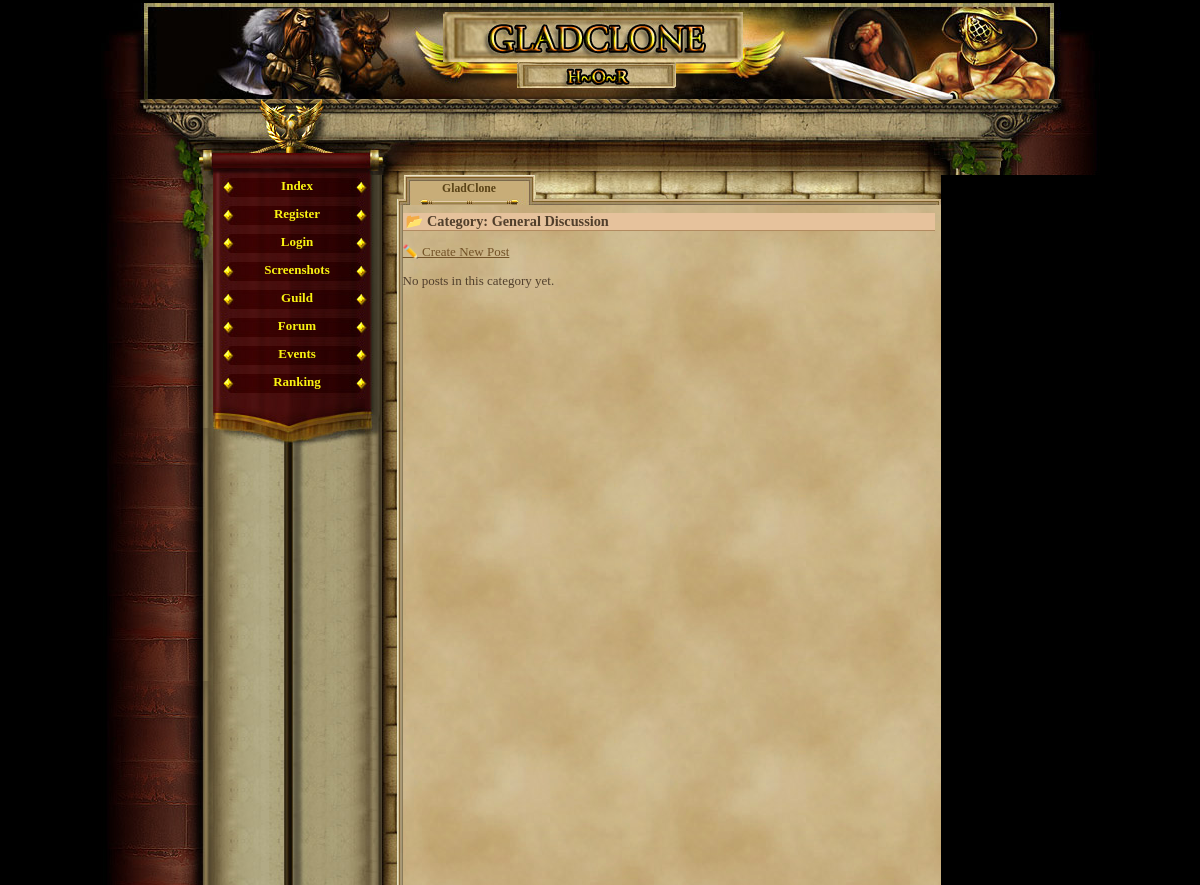
Page /forum_category_view.php?id=1 (signed in) on the earlier database version.
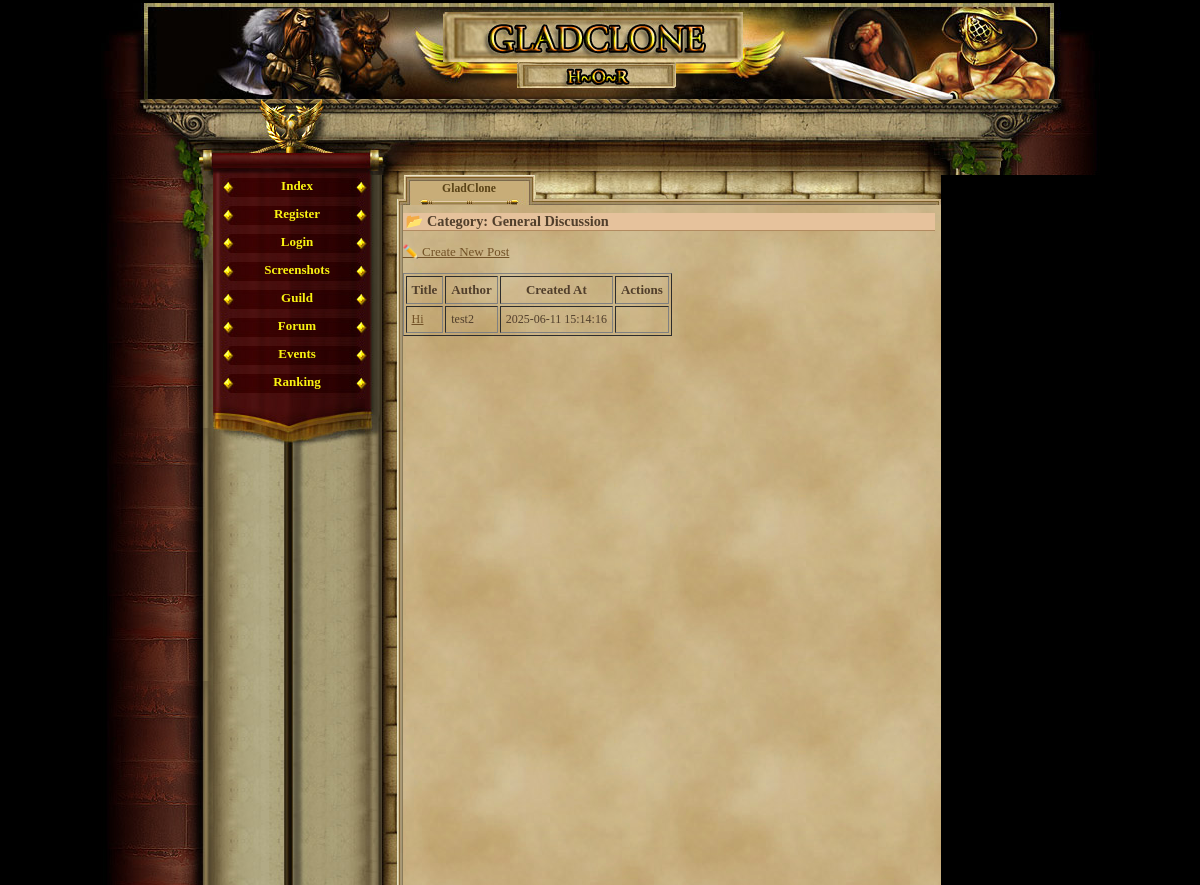
Same page on the later database version.
### tables this page shows
CREATE TABLE `forum_posts` (
  `id` int(11) NOT NULL AUTO_INCREMENT,
  `category_id` int(11) NOT NULL,
  `user_id` int(11) NOT NULL,
  `title` varchar(255) NOT NULL,
  `content` text NOT NULL,
  `created_at` datetime DEFAULT CURRENT_TIMESTAMP,
  `updated_at` datetime DEFAULT CURRENT_TIMESTAMP ON UPDATE CURRENT_TIMESTAMP,
  `is_pinned` tinyint(1) DEFAULT '0',
  `is_locked` tinyint(1) DEFAULT '0',
  PRIMARY KEY (`id`),
  KEY `category_id` (`category_id`),
  KEY `user_id` (`user_id`),
  CONSTRAINT `forum_posts_ibfk_1` FOREIGN KEY (`category_id`) REFERENCES `forum_categories` (`id`),
  CONSTRAINT `forum_posts_ibfk_2` FOREIGN KEY (`user_id`) REFERENCES `gracze` (`id`)
);

CREATE TABLE `gracze` (
  `id` int(11) NOT NULL AUTO_INCREMENT,
  `gracz` int(11) NOT NULL DEFAULT '0',
  `login` varchar(24) NOT NULL,
  `haslo` varchar(40) NOT NULL,
  `email` varchar(40) NOT NULL,
  `plec` tinyint(4) NOT NULL DEFAULT '0',
  `avatar` tinyint(4) NOT NULL DEFAULT '1',
  `pregunta` text NOT NULL,
  `respuesta` text NOT NULL,
  `rank` int(1) NOT NULL DEFAULT '1',
  `nivel` int(1) NOT NULL DEFAULT '1',
  `exp` int(1) NOT NULL DEFAULT '0',
  `exp_max` int(1) NOT NULL DEFAULT '10',
  `honor` int(1) NOT NULL DEFAULT '0',
  `fama` int(1) NOT NULL DEFAULT '0',
  `victorias` int(1) NOT NULL DEFAULT '0',
  `perdidas` int(1) NOT NULL DEFAULT '0',
  `oro_robado` int(1) NOT NULL DEFAULT '0',
  `oro_perdido` int(1) NOT NULL DEFAULT '0',
  `atak` int(5) NOT NULL DEFAULT '0',
  `obrona` int(3) NOT NULL DEFAULT '0',
  `sila` int(1) NOT NULL DEFAULT '5',
  `sila_i` int(1) NOT NULL DEFAULT '0',
  `sila_max` int(1) NOT NULL DEFAULT '10',
  `zrecznosc` int(1) NOT NULL DEFAULT '5',
  `zrecznosc_i` int(1) NOT NULL DEFAULT '0',
  `zrecznosc_max` int(1) NOT NULL DEFAULT '10',
  `wyrzymalosc` int(1) NOT NULL DEFAULT '5',
  `wyrzymalosc_i` int(1) NOT NULL DEFAULT '0',
  `wyrzymalosc_max` int(1) NOT NULL DEFAULT '10',
  `constitucion` int(1) NOT NULL DEFAULT '5',
  `constitucion_i` int(1) NOT NULL DEFAULT '0',
  `constitucion_max` int(1) NOT NULL DEFAULT '10',
  `carisma` int(1) NOT NULL DEFAULT '5',
  `carisma_i` int(1) NOT NULL DEFAULT '0',
  `carisma_max` int(1) NOT NULL DEFAULT '10',
  `inteligencja` int(1) NOT NULL DEFAULT '5',
  `inteligencja_i` int(1) NOT NULL DEFAULT '0',
  `inteligencja_max` int(1) NOT NULL DEFAULT '10',
  `mdchance` int(1) NOT NULL DEFAULT '0',
  `dhchance` int(1) NOT NULL DEFAULT '0',
  `ctchance` int(1) NOT NULL DEFAULT '0',
  `zycie` int(100) NOT NULL DEFAULT '100',
  `zycie_max` int(100) NOT NULL DEFAULT '100',
  `obrazenia_min` int(1) NOT NULL DEFAULT '0',
  `obrazenia_max` int(3) NOT NULL DEFAULT '2',
  `zloto` int(100) NOT NULL DEFAULT '150',
  `zloto_skarbiec` int(11) NOT NULL,
  `punkty` int(11) NOT NULL,
  `pracuje` int(11) NOT NULL,
  `ostatnia_walka_pvp` int(11) NOT NULL,
  `ostatnia_walka_pvc` int(11) NOT NULL,
  `ostatnio_zregenerowano` int(11) NOT NULL,
  `titulo` varchar(24) NOT NULL DEFAULT 'Newbie',
  `arena_level` int(11) NOT NULL,
  `rubies` int(11) NOT NULL DEFAULT '0',
  `centurion_time` int(11) NOT NULL,
  `reportes` int(1) NOT NULL DEFAULT '0',
  `mensajes` int(1) NOT NULL DEFAULT '0',
  `noticias` int(1) NOT NULL DEFAULT '0',
  `bendicion1_type` int(11) NOT NULL,
  `bendicion1_time` int(11) NOT NULL,
  `bendicion2_type` int(11) NOT NULL,
  `bendicion2_time` int(11) NOT NULL,
  `bendicion3_type` int(11) NOT NULL,
  `bendicion3_time` int(11) NOT NULL,
  `bendicion4_type` int(11) NOT NULL,
  `bendicion4_time` int(11) NOT NULL,
  `ostatnia_aktywnosc` int(11) NOT NULL DEFAULT '0',
  `username_locked` tinyint(1) NOT NULL DEFAULT '0',
  `lock_login` tinyint(1) NOT NULL DEFAULT '0',
  `is_admin` tinyint(1) NOT NULL DEFAULT '0',
  PRIMARY KEY (`id`),
  UNIQUE KEY `login` (`login`)
);

### forum_category_view.php (the view, shortened to what this page needs)
<?php
require_once('var/ustawienia.php');
require_once('gora_strony.php');
require_once('menu_l.php');
$categoryId = $_GET['id'] ?? null;
$stmt = $conn->prepare("SELECT title FROM forum_categories WHERE id = ?");
$stmt->bind_param("i", $categoryId);
$stmt->execute();
$stmt->bind_result($categoryTitle);
echo "<h2>📂 Category: " . htmlspecialchars($categoryTitle) . "</h2>";
echo "<p><a href='new_post.php?category_id=$categoryId'>✏️ Create New Post</a></p>";
$stmt = $conn->prepare("
    SELECT p.id, p.title, p.created_at, p.is_pinned, p.is_locked, g.login AS author
    FROM forum_posts p
    JOIN gracze g ON p.user_id = g.id
    WHERE p.category_id = ?
    ORDER BY p.is_pinned DESC, p.created_at DESC
");
$stmt->bind_param("i", $categoryId);
$stmt->execute();
$result = $stmt->get_result();
?>
<?php if ($result->num_rows > 0): ?>
    <table border="1" cellpadding="5">
        <tr>
            <th>Title</th>
            <th>Author</th>
            <th>Created At</th>
            <?php if (!empty($_SESSION['id'])): ?>
                <th>Actions</th>
            <?php endif; ?>
        </tr>
        <?php while ($row = $result->fetch_assoc()): ?>
            <tr>
                <td>
                    <a href="forum_post.php?id=<?= $row['id'] ?>">
                        <?= htmlspecialchars($row['title']) ?>
                    </a>
                </td>
                <td><?= htmlspecialchars($row['author']) ?></td>
                <td><?= $row['created_at'] ?></td>
                <?php if (!empty($_SESSION['id'])): ?>
                    <td>
                    </td>
                <?php endif; ?>
            </tr>
        <?php endwhile; ?>
    </table>
<?php else: ?>
    <p>No posts in this category yet.</p>
<?php endif;
?>

Differences in the rows shown:
added forum_posts: title "Hi", user.login "test2", created_at "2025-06-11 15:14:16"
Other differences:
text no longer shown: "No posts in this category yet."
text now shown: "Title Author Created At Actions"
